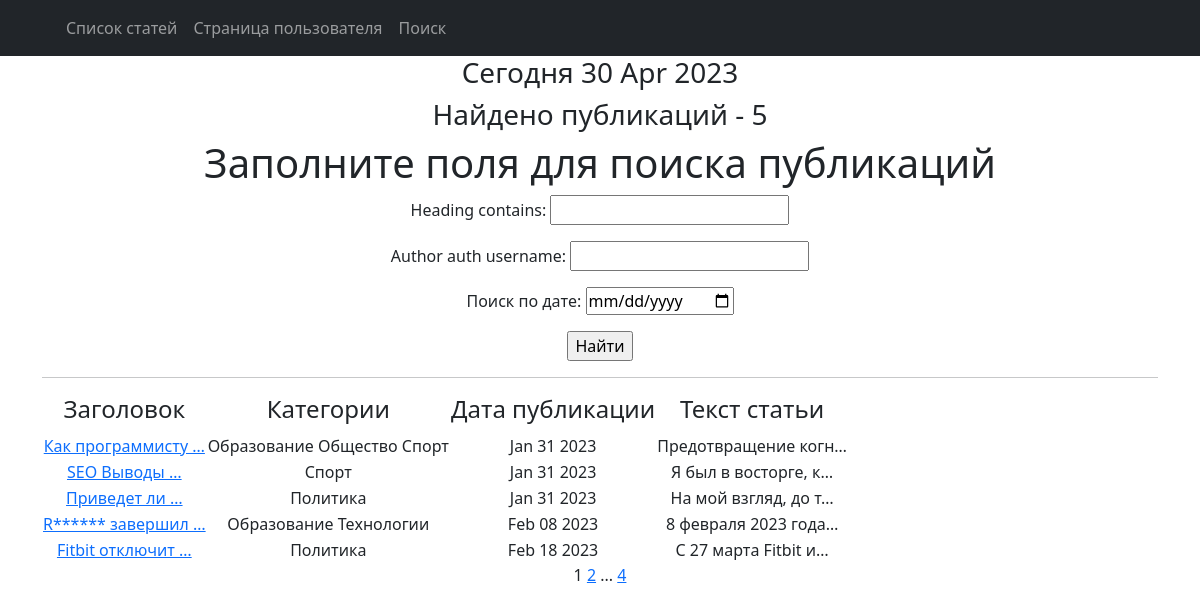
The app's page /news/search/ with its own data.
### News_Portal_app/models.py (models this page shows, shortened)
class Post(models.Model):
    article = 'AR'
    news = 'NE'
    cat_ar_ne = [(article, 'статья'),
                 (news, 'новость')]
    author = models.ForeignKey(Author, on_delete=models.CASCADE)
    _type = models.CharField(max_length=2, choices=cat_ar_ne)
    time_in = models.DateTimeField(auto_now_add=True)
    categories = models.ManyToManyField(Category, through='PostCategory')
    heading = models.CharField(max_length=255)
    text = models.TextField()
    post_rating = models.IntegerField(default=0)

class Category(models.Model):
    sport = 'SP'
    politico = 'PO'
    education = 'ED'
    society = 'SO'
    technologies = 'TE'
    cat_field = [(sport, 'Cпорт'),
                 (politico, 'Политика'),
                 (education, 'Образование'),
                 (society, 'Общество'),
                 (technologies, 'Технологии')]
    cat_name = models.CharField(max_length=2, choices=cat_field, unique=True)
    subscribers = models.ManyToManyField(User, related_name='categories')

### News_Portal_app/views.py (the view)
# urls.py: path('search/', SearchList.as_view(), name='search_publications'),
class SearchList(ListView):
    model = Post
    template_name = 'search_page.html'
    context_object_name = 'posts'
    paginate_by = 5
    def get_queryset(self):
        queryset = super().get_queryset()
        self.filterset = PostFilter(self.request.GET, queryset)
        return self.filterset.qs
    def get_context_data(self, **kwargs):
        context = super().get_context_data(**kwargs)
        context['filterset'] = self.filterset
        context['time_now'] = datetime.utcnow()
        return context

### News_Portal_app/templatetags/custom_filters.py (called while the page is built)
@register.filter()
def censor(text):
    try:
        text = text.replace("Яндекс", "Я*****")
        text = text.replace("RuStore", "R******")
        return text
    except TypeError as e:
        print(f'Ошибка {e}. Тип данных должен быть str.')

### News_Portal/templates/search_page.html (shortened to what this page needs)
{% extends 'flatpages/default.html' %}
{% load custom_filters %}
{% load custom_tags %}
{% block content %}
<h3>Сегодня {{ time_now|date:'d M Y' }}</h3>
<h3>Найдено публикаций - {{ posts|length }}</h3>
<h1>Заполните поля для поиска публикаций</h1>
   <form action="" method="get">
       {{ filterset.form.as_p }}
       <input type="submit" value="Найти" />
   </form>
    <hr>
   {% if posts %}
       <table>
           <tr>
               <td><h4>Заголовок</h4></td>
               <td><h4>Категории</h4></td>
               <td><h4>Дата публикации</h4></td>
               <td><h4>Текст статьи</h4></td>
           </tr>
           {% for post in posts %}
           <tr>
               <td><a href="{% url 'post_detail' post.id %}">{{ post.heading|truncatewords:2|censor }}</a></td>
               <td>
                   {% for category in post.categories.all %}
                   {{ category.get_cat_name_display }}</a>
                   {% endfor %}
               </td>
               <td>{{ post.time_in|date:'M d Y' }}</td>
               <td>{{ post.text|truncatechars:20|censor }}</td>
           </tr>
           {% endfor %}
       </table>
   {% else %}
       <h2>Упс, статей нет!</h2>
   {% endif %}
   {{ page_obj.number }}
   {% if page_obj.has_next %}
       <a href="?page={{ page_obj.next_page_number }}">{{ page_obj.next_page_number }}</a>
       {% if paginator.num_pages != page_obj.next_page_number %}
           ...
           <a href="?page={{ page_obj.paginator.num_pages }}">{{ page_obj.paginator.num_pages }}</a>
       {% endif %}
   {% endif %}
{% endblock content %}

### records on screen
Post: heading|censor "Как программисту …", time_in "Jan 31 2023", text|censor "Предотвращение когн…"
Category: cat_name "Образование"
Category: cat_name "Общество"
Category: cat_name "Cпорт"
Post: heading|censor "SEO Выводы …", time_in "Jan 31 2023", text|censor "Я был в восторге, к…"
Post: heading|censor "Приведет ли …", time_in "Jan 31 2023", text|censor "На мой взгляд, до т…"
Category: cat_name "Политика"
Post: heading|censor "R****** завершил …", time_in "Feb 08 2023", text|censor "8 февраля 2023 года…"
Category: cat_name "Технологии"
Post: heading|censor "Fitbit отключит …", time_in "Feb 18 2023", text|censor "С 27 марта Fitbit и…"

### other values on screen
{{ time_now|date:'d M Y' }} "30 Apr 2023"
{{ posts|length }} "5"
{{ page_obj.number }} "1"
{{ page_obj.next_page_number }} "2"
{{ page_obj.paginator.num_pages }} "4"
